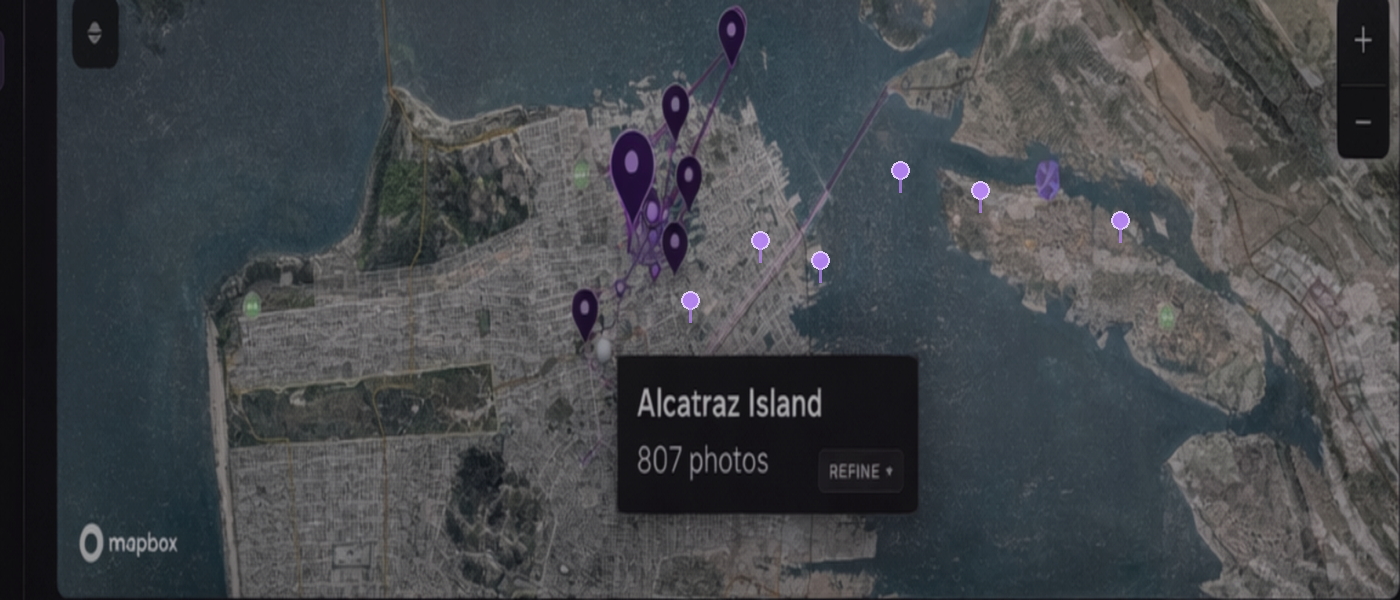
#> input picture hero-places-map.png, 1400 x 600 px
$ python -i technical-image-score.py   (imports and definitions only)   (older library calls are emulated)
#> lines starting #> are read from the running program, lines starting #| are printed output that depends on the picture
import os
import sqlite3
import cv2
import numpy as np
import time
from datetime import datetime

# ------------------------------------------------------------
# CONFIG
# ------------------------------------------------------------

ARCHIVE_DB = r"C:\LifeArchive\archive_index.db"
IMAGE_ROOT = r"C:\LifeArchive"

OUTPUT_DB = r"C:\LifeArchive\technical_scores.sqlite"

MODEL_VERSION = "tech_score_v1"

PROGRESS_INTERVAL = 5
COMMIT_INTERVAL = 500

# ------------------------------------------------------------
# IMAGE METRICS
# ------------------------------------------------------------

def compute_sharpness(gray):
    return cv2.Laplacian(gray, cv2.CV_64F).var()


def compute_contrast(gray):
    return gray.std()


def compute_brightness(gray):
    return gray.mean()


def compute_edge_density(gray):
    edges = cv2.Canny(gray, 100, 200)
    return np.sum(edges > 0) / edges.size


def compute_resolution_score(width, height):
    megapixels = (width * height) / 1_000_000
    return min(megapixels / 12.0, 1.0)


def score_image(path):

#> called with path = 'hero-places-map.png'
    img = cv2.imread(path)
#> img is the input picture: shape (600, 1400, 3); mean B, G, R 74.6, 71, 68.1

    if img is None:
        return None

    gray = cv2.cvtColor(img, cv2.COLOR_BGR2GRAY)

    height, width = gray.shape
#> height = 600; width = 1400

    sharpness = compute_sharpness(gray)
#> sharpness = 97.93
    contrast = compute_contrast(gray)
#> contrast = 27.94
    brightness = compute_brightness(gray)
#> brightness = 70.55
    edge_density = compute_edge_density(gray)
#> in compute_edge_density, `edges = cv2.Canny(gray, 100, 200)`:
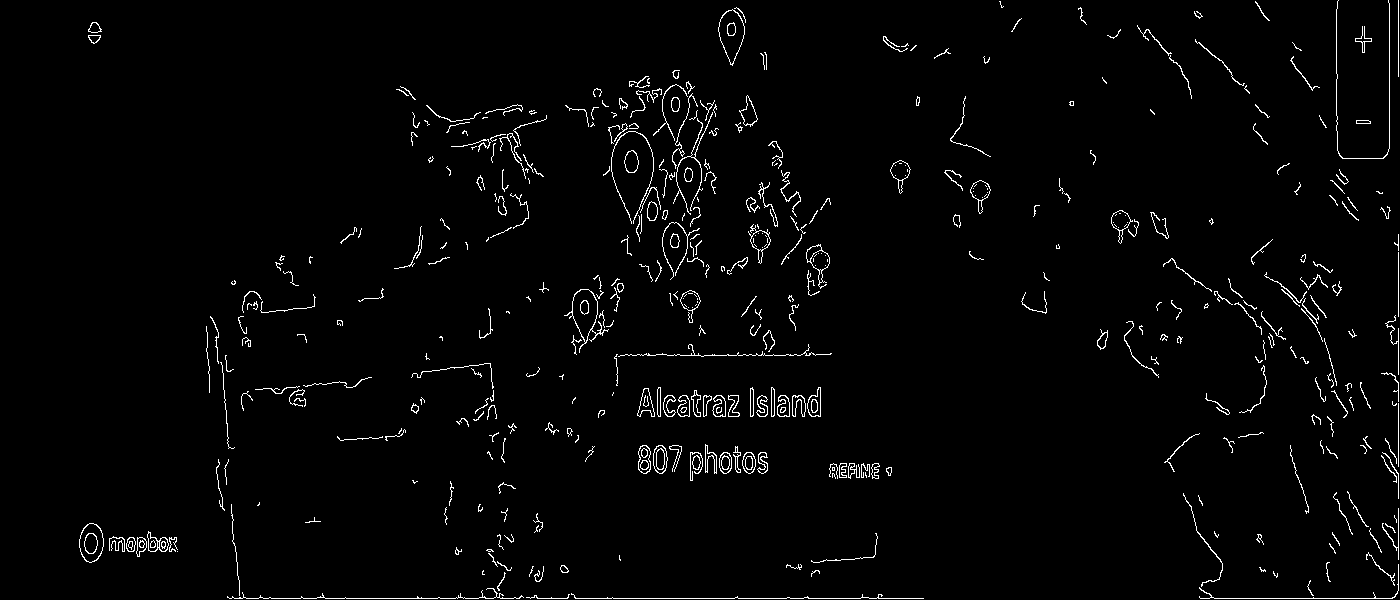
#> edges: shape (600, 1400); 2.1% white in thin lines or dots
#> edge_density = 0.0215
    resolution_score = compute_resolution_score(width, height)
#> resolution_score = 0.07

    # normalize ranges
    sharpness_n = min(sharpness / 1000, 1.0)
#> sharpness_n = 0.0979
    contrast_n = min(contrast / 64, 1.0)
#> contrast_n = 0.437
    brightness_n = 1 - abs(brightness - 127) / 127
#> brightness_n = 0.556
    edge_n = min(edge_density * 4, 1.0)
#> edge_n = 0.0858

    technical_score = (
        0.35 * sharpness_n +
        0.20 * contrast_n +
        0.15 * brightness_n +
        0.20 * edge_n +
        0.10 * resolution_score
    )
#> technical_score = 0.229

    return {
        "width": width,
        "height": height,
        "sharpness": sharpness,
        "contrast": contrast,
        "brightness": brightness,
        "edge_density": edge_density,
        "resolution_score": resolution_score,
        "technical_score": technical_score
    }


# ------------------------------------------------------------
# DATABASE
# ------------------------------------------------------------

# [130 lines left out: functions init_db, load_existing_versions, main, not called in this run]


# ------------------------------------------------------------

# [2 lines not run here, left out]

>>> result = score_image('hero-places-map.png')
#> result = {'width': 1400, 'height': 600, 'sharpness': 97.93, 'contrast': 27.94, 'brightness': 70.55, 'edge_density': 0.0215, 'resolution_score': 0.07, 'technical_score': 0.229}

$ run again, on places-mockup.png
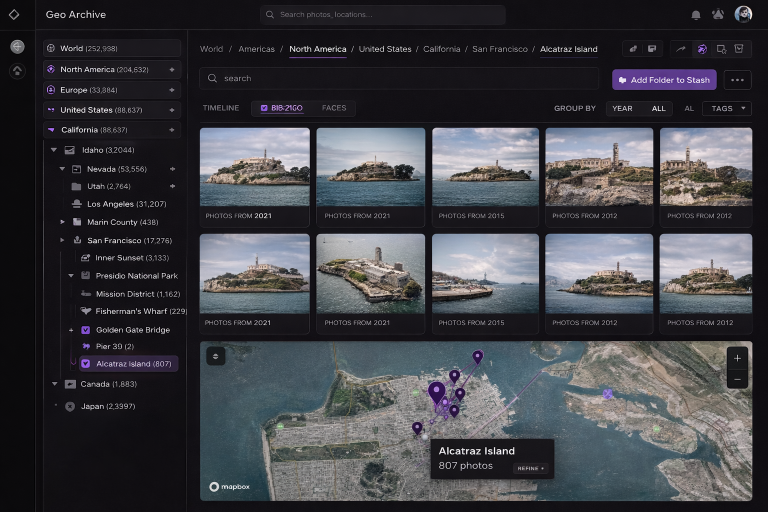
#> input picture places-mockup.png, 1536 x 1024 px (shown at 1/2 size)
#> in score_image, img is the input picture: shape (1024, 1536, 3); mean B, G, R 69.2, 64, 63.4
#> in score_image, `gray = cv2.cvtColor(img, cv2.COLOR_BGR2GRAY)`:
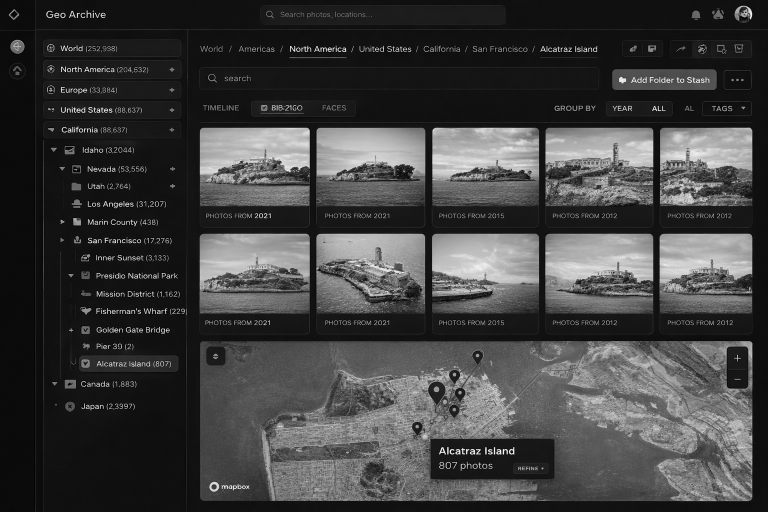
#> gray: shape (1024, 1536) (shown at 1/2 size); min 0, max 254, mean 64.4
#> sharpness = 2010.3
#> contrast = 60.04
#> brightness = 64.42
#> in compute_edge_density, `edges = cv2.Canny(gray, 100, 200)`:
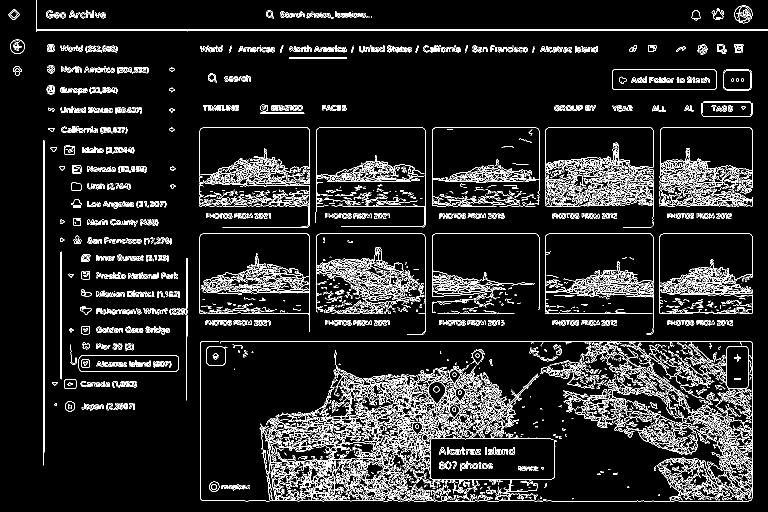
#> edges: shape (1024, 1536) (shown at 1/2 size); 9% white in thin lines or dots
#> edge_density = 0.0896
#> sharpness_n = 1
#> contrast_n = 0.938
#> brightness_n = 0.507
#> edge_n = 0.359
#> technical_score = 0.699
#> result = {'width': 1536, 'height': 1024, 'sharpness': 2010.3, 'contrast': 60.04, 'brightness': 64.42, 'edge_density': 0.0896, 'resolution_score': 0.131, 'technical_score': 0.699}
